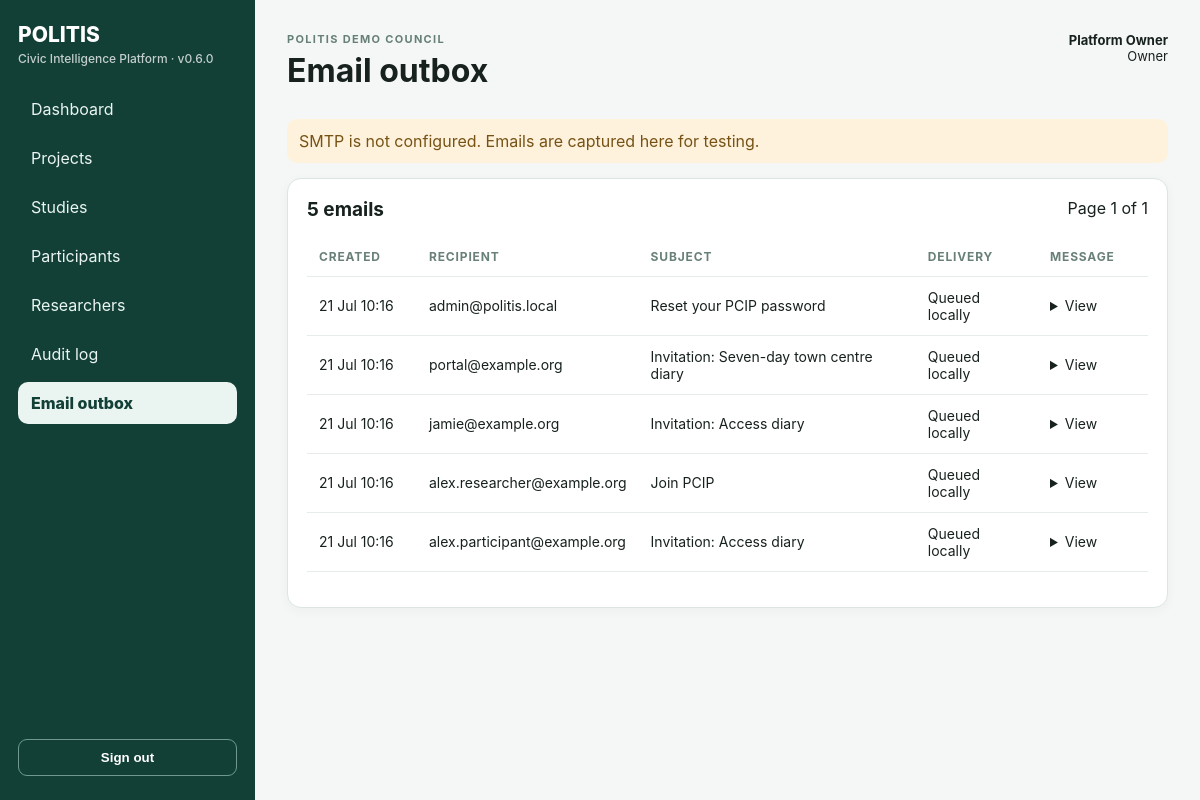
The app's page /outbox (signed in) with its own data.
### app/models.py (models this page shows)
class Organisation(Base):
    __tablename__ = "organisations"
    id: Mapped[int] = mapped_column(primary_key=True)
    name: Mapped[str] = mapped_column(String(200), unique=True)
    slug: Mapped[str] = mapped_column(String(100), unique=True)
    created_at: Mapped[datetime] = mapped_column(DateTime(timezone=True), default=utcnow)
    users: Mapped[list[User]] = relationship(back_populates="organisation")

class User(Base):
    __tablename__ = "users"
    __table_args__ = (UniqueConstraint("organisation_id", "email"),)
    id: Mapped[int] = mapped_column(primary_key=True)
    organisation_id: Mapped[int] = mapped_column(ForeignKey("organisations.id"), index=True)
    name: Mapped[str] = mapped_column(String(120))
    email: Mapped[str] = mapped_column(String(255), index=True)
    password_hash: Mapped[str | None] = mapped_column(String(255), nullable=True)
    external_provider: Mapped[str | None] = mapped_column(String(40), nullable=True, index=True)
    external_subject: Mapped[str | None] = mapped_column(String(255), nullable=True, index=True)
    last_login_at: Mapped[datetime | None] = mapped_column(DateTime(timezone=True), nullable=True)
    role: Mapped[str] = mapped_column(String(30), default=Role.researcher.value)
    is_active: Mapped[bool] = mapped_column(Boolean, default=True)
    created_at: Mapped[datetime] = mapped_column(DateTime(timezone=True), default=utcnow)
    organisation: Mapped[Organisation] = relationship(back_populates="users")

class OutboxEmail(Base):
    __tablename__ = "outbox_emails"
    id: Mapped[int] = mapped_column(primary_key=True)
    organisation_id: Mapped[int] = mapped_column(ForeignKey("organisations.id"), index=True)
    recipient: Mapped[str] = mapped_column(String(255))
    subject: Mapped[str] = mapped_column(String(255))
    body: Mapped[str] = mapped_column(Text)
    sent_at: Mapped[datetime | None] = mapped_column(DateTime(timezone=True), nullable=True)
    error: Mapped[str | None] = mapped_column(Text, nullable=True)
    created_at: Mapped[datetime] = mapped_column(DateTime(timezone=True), default=utcnow)

### app/main.py (the view)
@app.get("/outbox",response_class=HTMLResponse)
def outbox(request:Request,page:int=1,u=Depends(roles("owner","admin")),db:Session=Depends(get_db)):
    rows,total,pages=paginate(select(OutboxEmail).where(OutboxEmail.organisation_id==u.organisation_id).order_by(OutboxEmail.created_at.desc()),db,page,50); return render(request,"outbox.html",user=u,rows=rows,smtp_enabled=bool(settings.smtp_host),page=page,pages=pages,total=total)

### app/templates/outbox.html
{% extends "base.html" %}{% block title %}Email outbox{% endblock %}{% block content %}{% if not smtp_enabled %}<div class="notice">SMTP is not configured. Emails are captured here for testing.</div>{% endif %}<div class="card"><div class="section-head"><h2>{{ total }} emails</h2><span>Page {{ page }} of {{ pages }}</span></div><table class="table"><thead><tr><th>Created</th><th>Recipient</th><th>Subject</th><th>Delivery</th><th>Message</th></tr></thead><tbody>{% for r in rows %}<tr><td>{{ r.created_at.strftime('%d %b %H:%M') }}</td><td>{{ r.recipient }}</td><td>{{ r.subject }}</td><td>{% if r.sent_at %}Sent{% elif r.error %}Failed{% else %}Queued locally{% endif %}</td><td><details><summary>View</summary><pre>{{ r.body }}</pre></details></td></tr>{% else %}<tr><td colspan="5" class="empty">No emails queued.</td></tr>{% endfor %}</tbody></table><div class="pagination">{% if page>1 %}<a class="btn secondary" href="?page={{ page-1 }}">Previous</a>{% endif %}{% if page<pages %}<a class="btn secondary" href="?page={{ page+1 }}">Next</a>{% endif %}</div></div>{% endblock %}

### app/templates/base.html (shortened to what this page needs)
<!doctype html>
<html lang="en">
<head>
  <link rel="stylesheet" href="/static/app.css">
</head>
<body>
{% if user %}
<div class="shell">
  <aside class="sidebar">
    <div class="brand">POLITIS<small>Civic Intelligence Platform · v{{ version }}</small></div>
    <nav class="nav" aria-label="Primary navigation">
      <a class="{% if request.url.path == '/' %}active{% endif %}" href="/">Dashboard</a>
      <a class="{% if request.url.path.startswith('/projects') %}active{% endif %}" href="/projects">Projects</a>
      <a class="{% if request.url.path.startswith('/studies') %}active{% endif %}" href="/studies">Studies</a>
      <a class="{% if request.url.path.startswith('/participants') %}active{% endif %}" href="/participants">Participants</a>
      {% if user.role in ['owner','admin'] %}
      <a class="{% if request.url.path.startswith('/researchers') %}active{% endif %}" href="/researchers">Researchers</a>
      <a class="{% if request.url.path.startswith('/audit') %}active{% endif %}" href="/audit">Audit log</a>
      <a class="{% if request.url.path.startswith('/outbox') %}active{% endif %}" href="/outbox">Email outbox</a>
      {% endif %}
    </nav>
    <form method="post" action="/logout"><button class="ghost" type="submit">Sign out</button></form>
  </aside>
  <main class="main" id="main-content" tabindex="-1">
    <div class="top">
      <div><div class="eyebrow">{{ user.organisation.name }}</div><h1>{% block title %}{% endblock %}</h1></div>
      <div class="userbox"><strong>{{ user.name }}</strong><br>{{ user.role|title }}</div>
    </div>
    {% block content %}{% endblock %}
  </main>
</div>
{% else %}
{% block public %}{% endblock %}
{% endif %}
</body>
</html>

### app/static/app.css (style rules this page uses)
* { box-sizing:border-box }
body { margin:0;font-family:Inter,ui-sans-serif,system-ui,-apple-system,BlinkMacSystemFont,"Segoe UI",sans-serif;background:#f5f7f6;color:#17211d }
a { color:inherit }
.shell { display:grid;grid-template-columns:255px 1fr;min-height:100vh }
.sidebar { background:#123f36;color:white;padding:24px 18px;display:flex;flex-direction:column;gap:22px }
.brand { font-weight:800;font-size:21px;line-height:1.05 }
.brand small { display:block;font-weight:500;opacity:.75;font-size:12px;margin-top:7px }
.nav { display:grid;gap:7px }
.nav a { padding:11px 13px;text-decoration:none;border-radius:10px;color:#eaf5f1 }
.sidebar form { margin-top:auto }
.ghost { background:transparent;border:1px solid #6f998f;color:white;width:100% }
.main { padding:32px;max-width:1400px;width:100% }
.top { display:flex;justify-content:space-between;align-items:flex-start;margin-bottom:24px }
.eyebrow { text-transform:uppercase;letter-spacing:.12em;font-size:11px;color:#668077;font-weight:700 }
.top h1 { margin:5px 0 }
.userbox { text-align:right;font-size:13px }
.card { background:white;border:1px solid #dce5e1;border-radius:14px;padding:19px;box-shadow:0 3px 12px rgba(20,50,40,.04) }
.table { width:100%;border-collapse:collapse }
.table th,.table td { padding:12px;border-bottom:1px solid #e5ece9;text-align:left;font-size:14px }
.table th { font-size:12px;text-transform:uppercase;letter-spacing:.07em;color:#698078 }
.btn,button { display:inline-block;border:0;border-radius:9px;background:#d4633c;color:white;padding:10px 15px;font-weight:700;cursor:pointer;text-decoration:none }
.notice { padding:12px;border-radius:10px;background:#fff2dc;color:#765215;margin-bottom:15px }
.section-head { display:flex;justify-content:space-between;gap:16px;align-items:flex-start }
.active,.granted { background:#dff4e8;color:#16603b }
h2 { margin-top:0;font-size:19px }
.nav a.active { background:#eaf5f1;color:#123f36;font-weight:800 }
.table { display:block;overflow-x:auto;white-space:nowrap }
.table td { white-space:normal;min-width:110px }

### records on screen
Organisation: organisation.name "POLITIS DEMO COUNCIL"
User: name "Platform Owner", role "Owner"
OutboxEmail: created_at "21 Jul 10:16", recipient "admin@politis.local", subject "Reset your PCIP password", shows "Queued locally"
OutboxEmail: created_at "21 Jul 10:16", recipient "portal@example.org", subject "Invitation: Seven-day town centre diary", shows "Queued locally"
OutboxEmail: created_at "21 Jul 10:16", recipient "jamie@example.org", subject "Invitation: Access diary", shows "Queued locally"
OutboxEmail: created_at "21 Jul 10:16", recipient "alex.researcher@example.org", subject "Join PCIP", shows "Queued locally"
OutboxEmail: created_at "21 Jul 10:16", recipient "alex.participant@example.org", subject "Invitation: Access diary", shows "Queued locally"

### other values on screen
{{ version }} "0.6.0"
{{ total }} "5"
{{ page }} "1"
{{ pages }} "1"
